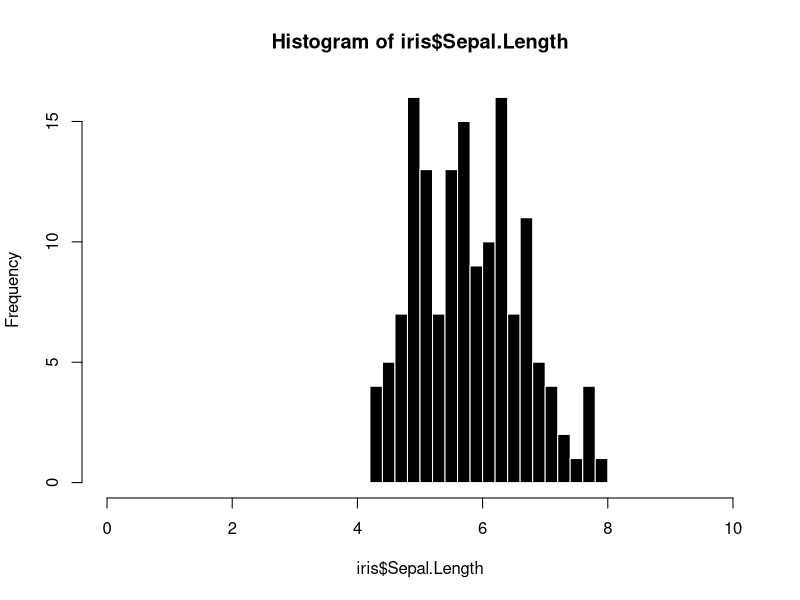
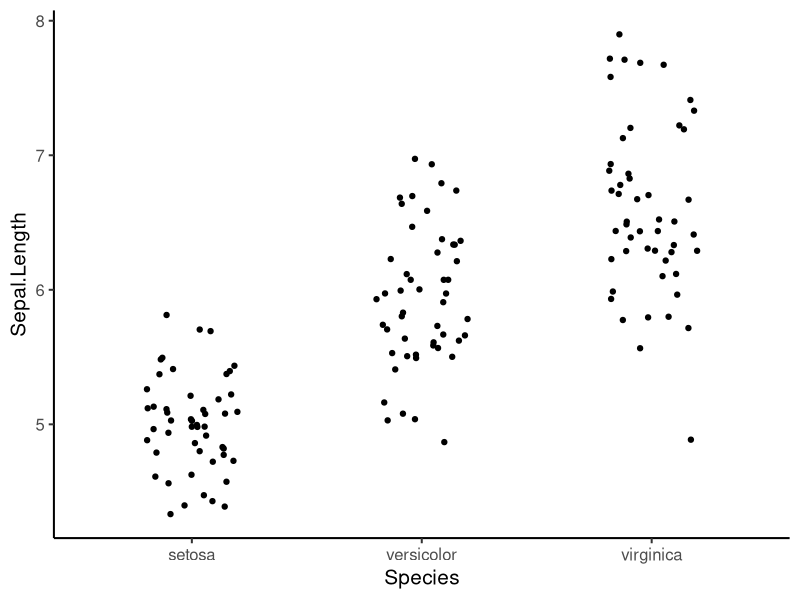
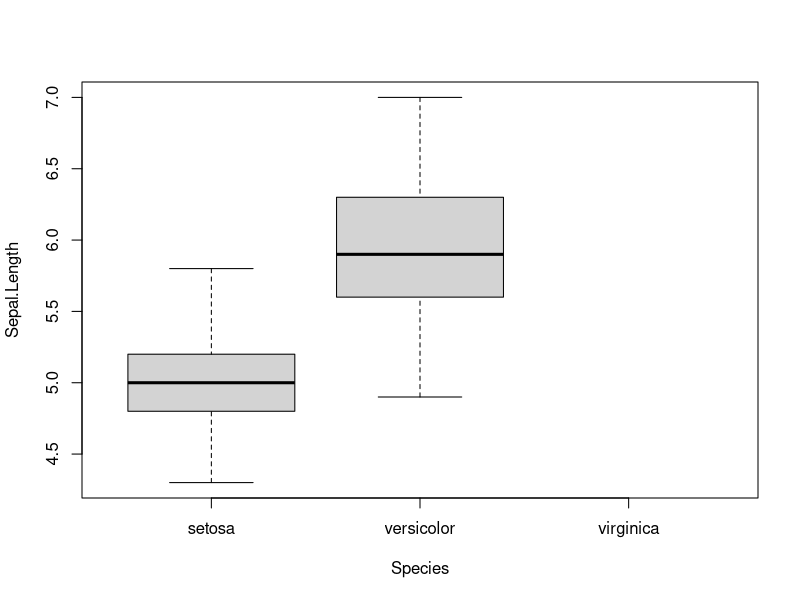
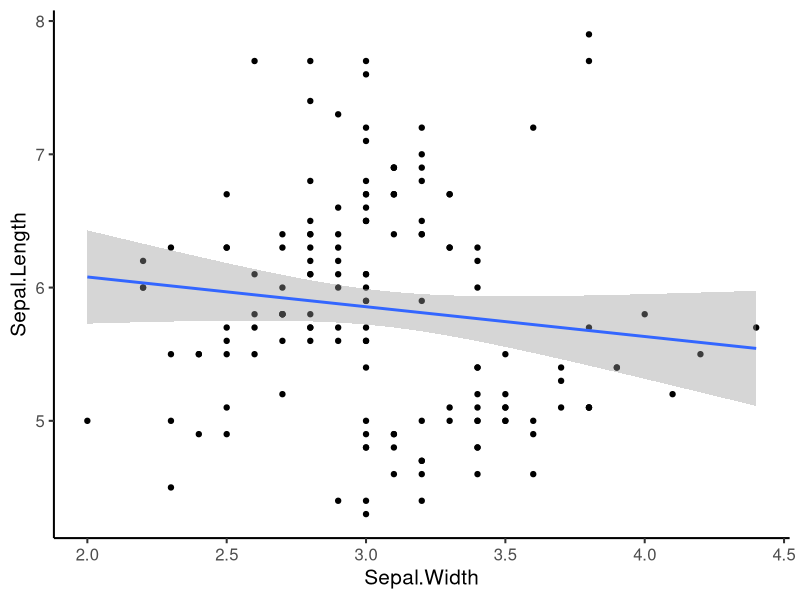
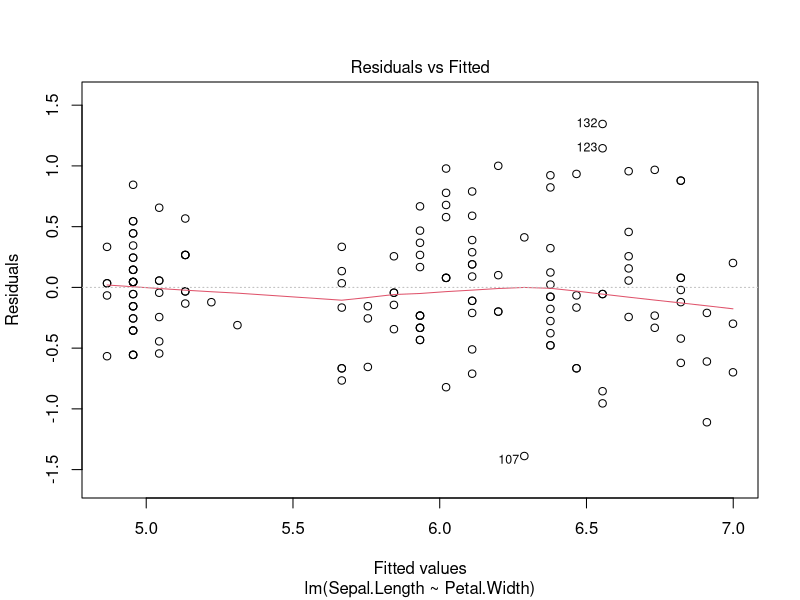
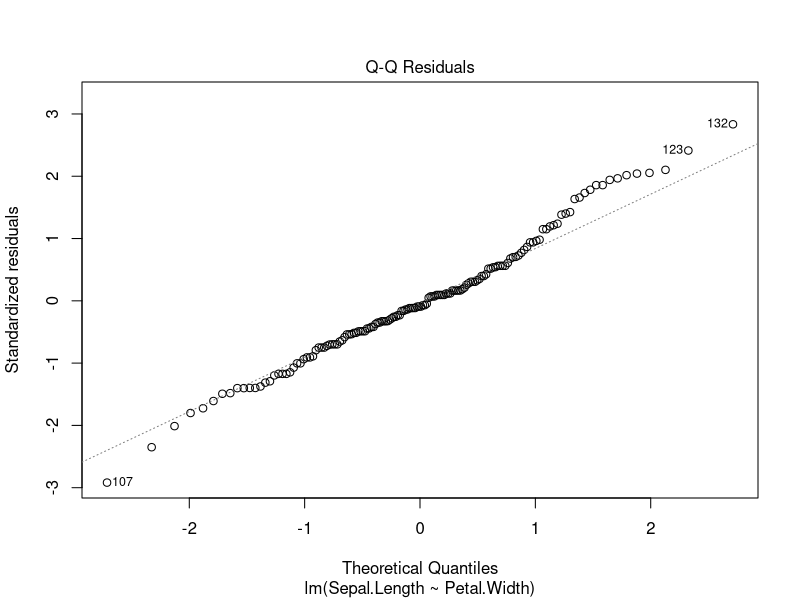
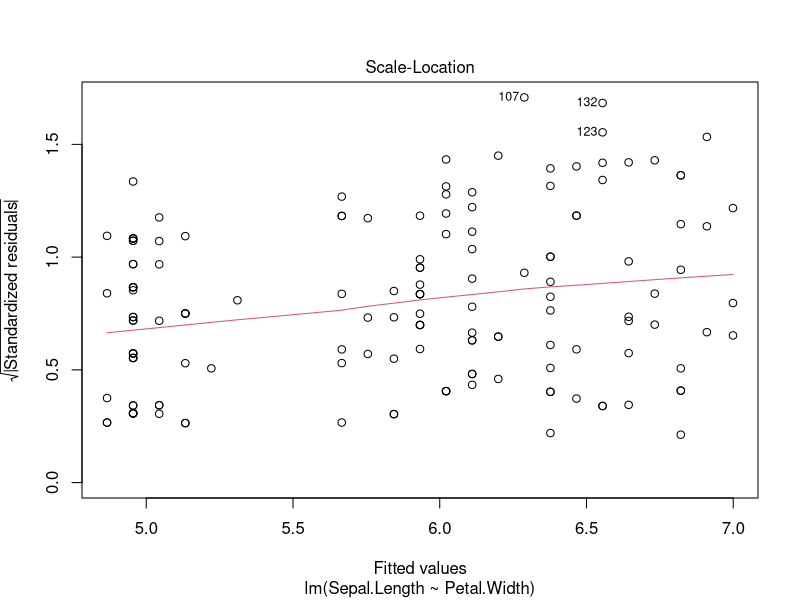
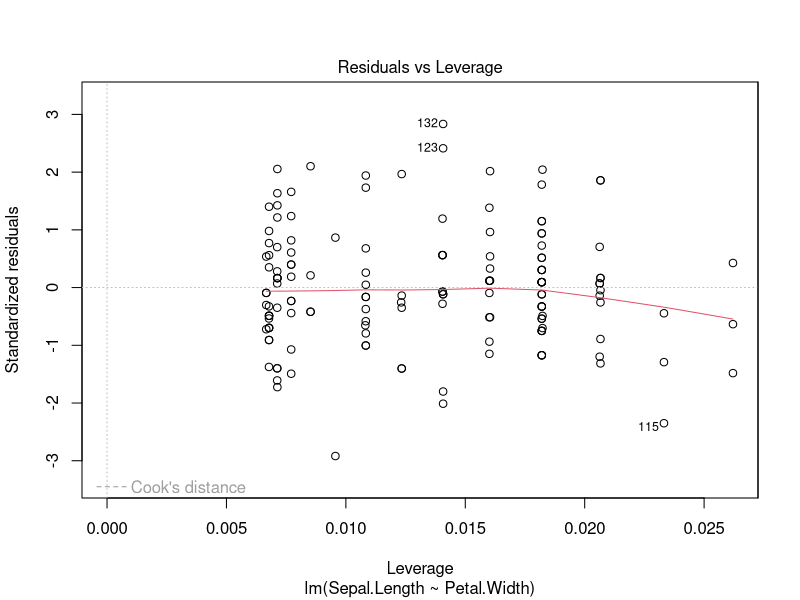

Generate these figures, in order, with R:
# Simple Examples of General Linear Models
# Midway, 2021

# Libraries
library(tidyverse)

# Check out the data
iris
str(iris)
summary(iris)

## Model of the Mean
lm(Sepal.Length ~ 1,
   data = iris)

summary(lm(Sepal.Length ~ 1,
            data = iris))

mean(iris$Sepal.Length)
sd(iris$Sepal.Length)

hist(iris$Sepal.Length, 
     breaks = 13,
     xlim = c(0,10),
     col = 1,
     border = "white")

ggplot(iris, aes(y = Sepal.Length, x = Species)) +
  geom_jitter(width = 0.2) +
  theme_classic(base_size = 15)


## t-test
iris2 <- filter(iris, Species != "virginica")

lm(Sepal.Length ~ Species,
   data = iris2)

summary(lm(Sepal.Length ~ Species - 1,
           data = iris2))

boxplot(Sepal.Length ~ Species,
        data = iris2)

t.test(Sepal.Length ~ Species,
   data = iris2)

## ANOVA
summary(lm(Sepal.Length ~ Species,
   data = iris))

summary(lm(Sepal.Length ~ Species - 1,
           data = iris))

aov.mod <- aov(Sepal.Length ~ Species,
           data = iris)

summary(aov.mod)

TukeyHSD(aov.mod)

## Simple Linear Regression
ggplot(iris, aes(y = Sepal.Length, x = Sepal.Width)) +
  geom_point() +
  stat_smooth(method = lm, formula = y ~ x) +
  theme_classic(base_size = 15)

slr.mod <- lm(Sepal.Length ~ Petal.Width,
           data = iris)

summary(slr.mod)

plot(slr.mod)

hist(resid(slr.mod),
     breaks = 10,
     xlim = c(-2,2),
     col = 1,
     border = "white")

## Multiple Linear Regression
cor(iris[,1:4])

cor(iris$Petal.Width, iris$Petal.Length)
# NO Petal Length = same information!

cor(iris$Petal.Width, iris$Sepal.Width)
# Yes; correlation is not concerning

mlr.mod <- lm(Sepal.Length ~ Petal.Width + Sepal.Width,
           data = iris)

summary(mlr.mod)
